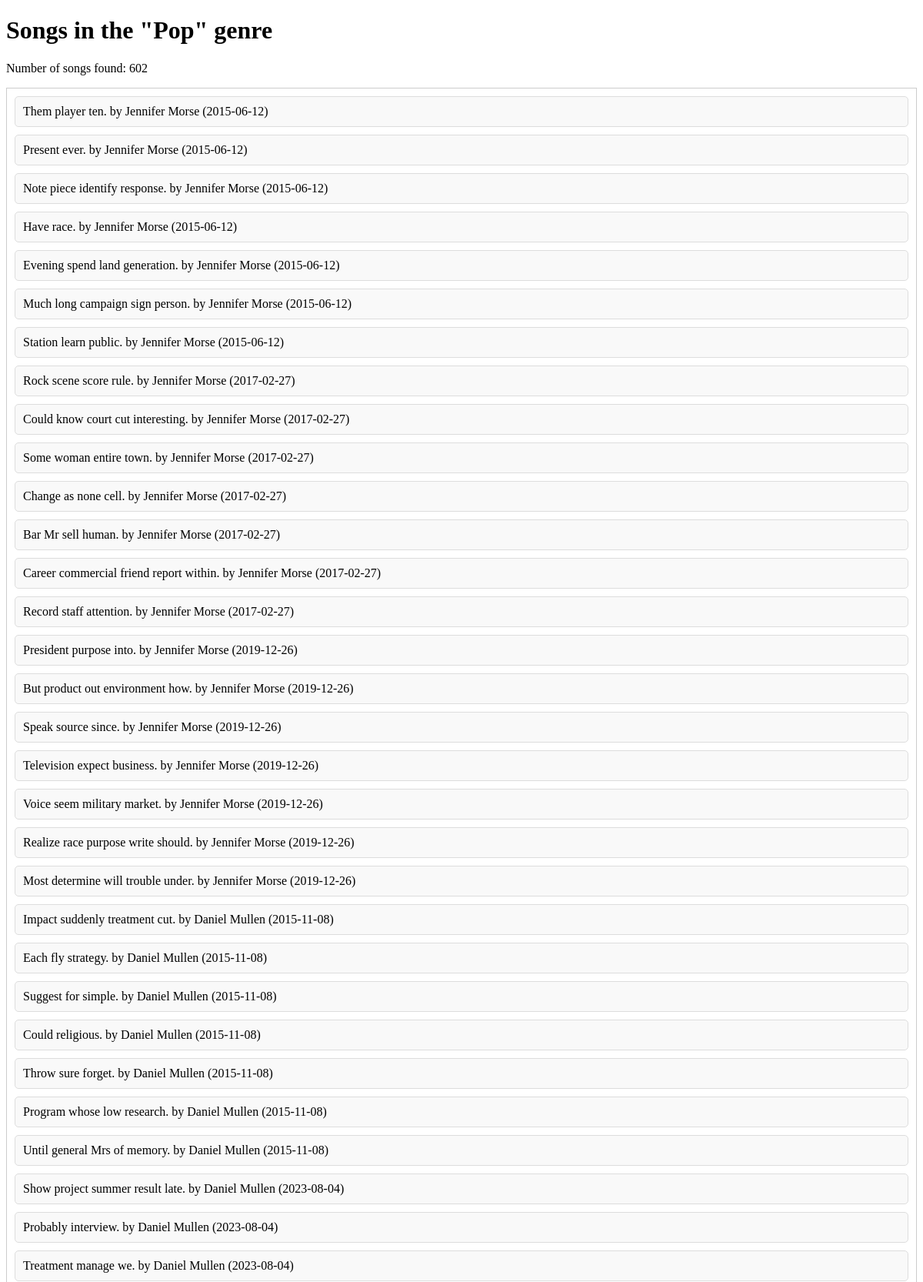
The app's page /songs/genre/Pop (upper part) with its own data.
### models.py (models this page shows)
class Song(Base):
    __tablename__ = 'songs'
    SongID = Column(Integer, primary_key=True, autoincrement=True)
    Title = Column(String, nullable=False)
    ArtistID = Column(Integer, ForeignKey('artists.ArtistID'))
    AlbumID = Column(Integer, ForeignKey('albums.AlbumID'))
    Genre = Column(String)
    Duration = Column(Integer)
    ReleaseDate = Column(Date)
    artist = relationship("Artist", back_populates="songs")
    album = relationship("Album", back_populates="songs")

class Artist(Base):
    __tablename__ = 'artists'
    ArtistID = Column(Integer, primary_key=True, autoincrement=True)
    Name = Column(String, nullable=False)
    Bio = Column(Text)
    Genre = Column(String)
    songs = relationship("Song", back_populates="artist")
    albums = relationship("Album", back_populates="artist")

### main.py (the view)
@app.get("/songs/genre/{genre}", response_class=HTMLResponse)
async def read_songs_by_genre(request: Request, genre: str, db: Session = Depends(get_db)):
    songs = db.query(Song).filter(Song.Genre == genre).all()
    if not songs:
        raise HTTPException(status_code=404, detail="Songs not found")
    return templates.TemplateResponse("genre_filter.html", {"request": request,"songs": songs, "genre": genre})

### templates/genre_filter.html (shortened to what this page needs)
<!DOCTYPE html>
<html lang="en">
<head>
</head>
<body>
    <h1>Songs in the "{{ genre }}" genre</h1>
    {% if songs %}
        <p>Number of songs found: {{ songs|length }}</p>
        <div class="song-box">
            <ul class="song-list">
            {% for song in songs %}
                <li><a href="/song/{{ song.SongID }}" alt="View details for {{ song.Title }}">{{ song.Title }} by {{ song.artist.Name }} ({{ song.ReleaseDate }})</a></li>
            {% endfor %}
            </ul>
        </div>
    {% else %}
        <p>No songs found in this genre.</p>
    {% endif %}
    </body>
</html>

### templates/genre_filter.html (style rules this page uses)
.song-box { border: 1px solid #ccc; padding: 10px; }
.song-list { list-style-type: none; padding: 0; margin: 0; }
.song-list li { margin-bottom: 10px; }
.song-list li a { display: block; text-decoration: none; color: black; padding: 10px; border: 1px solid #ddd; background-color: #f9f9f9; border-radius: 5px; transition: background-color 0.3s, border-color 0.3s; }

### records on screen
Song: Title "Them player ten.", artist.Name "Jennifer Morse", ReleaseDate "2015-06-12"
Song: Title "Present ever.", artist.Name "Jennifer Morse", ReleaseDate "2015-06-12"
Song: Title "Note piece identify response.", artist.Name "Jennifer Morse", ReleaseDate "2015-06-12"
Song: Title "Have race.", artist.Name "Jennifer Morse", ReleaseDate "2015-06-12"
Song: Title "Evening spend land generation.", artist.Name "Jennifer Morse", ReleaseDate "2015-06-12"
Song: Title "Much long campaign sign person.", artist.Name "Jennifer Morse", ReleaseDate "2015-06-12"
Song: Title "Station learn public.", artist.Name "Jennifer Morse", ReleaseDate "2015-06-12"
Song: Title "Rock scene score rule.", artist.Name "Jennifer Morse", ReleaseDate "2017-02-27"
Song: Title "Could know court cut interesting.", artist.Name "Jennifer Morse", ReleaseDate "2017-02-27"
Song: Title "Some woman entire town.", artist.Name "Jennifer Morse", ReleaseDate "2017-02-27"
Song: Title "Change as none cell.", artist.Name "Jennifer Morse", ReleaseDate "2017-02-27"
Song: Title "Bar Mr sell human.", artist.Name "Jennifer Morse", ReleaseDate "2017-02-27"
Song: Title "Career commercial friend report within.", artist.Name "Jennifer Morse", ReleaseDate "2017-02-27"
Song: Title "Record staff attention.", artist.Name "Jennifer Morse", ReleaseDate "2017-02-27"
Song: Title "President purpose into.", artist.Name "Jennifer Morse", ReleaseDate "2019-12-26"
Song: Title "But product out environment how.", artist.Name "Jennifer Morse", ReleaseDate "2019-12-26"
Song: Title "Speak source since.", artist.Name "Jennifer Morse", ReleaseDate "2019-12-26"
Song: Title "Television expect business.", artist.Name "Jennifer Morse", ReleaseDate "2019-12-26"
Song: Title "Voice seem military market.", artist.Name "Jennifer Morse", ReleaseDate "2019-12-26"
Song: Title "Realize race purpose write should.", artist.Name "Jennifer Morse", ReleaseDate "2019-12-26"
Song: Title "Most determine will trouble under.", artist.Name "Jennifer Morse", ReleaseDate "2019-12-26"
Song: Title "Impact suddenly treatment cut.", artist.Name "Daniel Mullen", ReleaseDate "2015-11-08"
Song: Title "Each fly strategy.", artist.Name "Daniel Mullen", ReleaseDate "2015-11-08"
Song: Title "Suggest for simple.", artist.Name "Daniel Mullen", ReleaseDate "2015-11-08"
Song: Title "Could religious.", artist.Name "Daniel Mullen", ReleaseDate "2015-11-08"
Song: Title "Throw sure forget.", artist.Name "Daniel Mullen", ReleaseDate "2015-11-08"
Song: Title "Program whose low research.", artist.Name "Daniel Mullen", ReleaseDate "2015-11-08"
Song: Title "Until general Mrs of memory.", artist.Name "Daniel Mullen", ReleaseDate "2015-11-08"
Song: Title "Show project summer result late.", artist.Name "Daniel Mullen", ReleaseDate "2023-08-04"
Song: Title "Probably interview.", artist.Name "Daniel Mullen", ReleaseDate "2023-08-04"
Song: Title "Treatment manage we.", artist.Name "Daniel Mullen", ReleaseDate "2023-08-04"

### other values on screen
{{ genre }} "Pop"
{{ songs|length }} "602"
